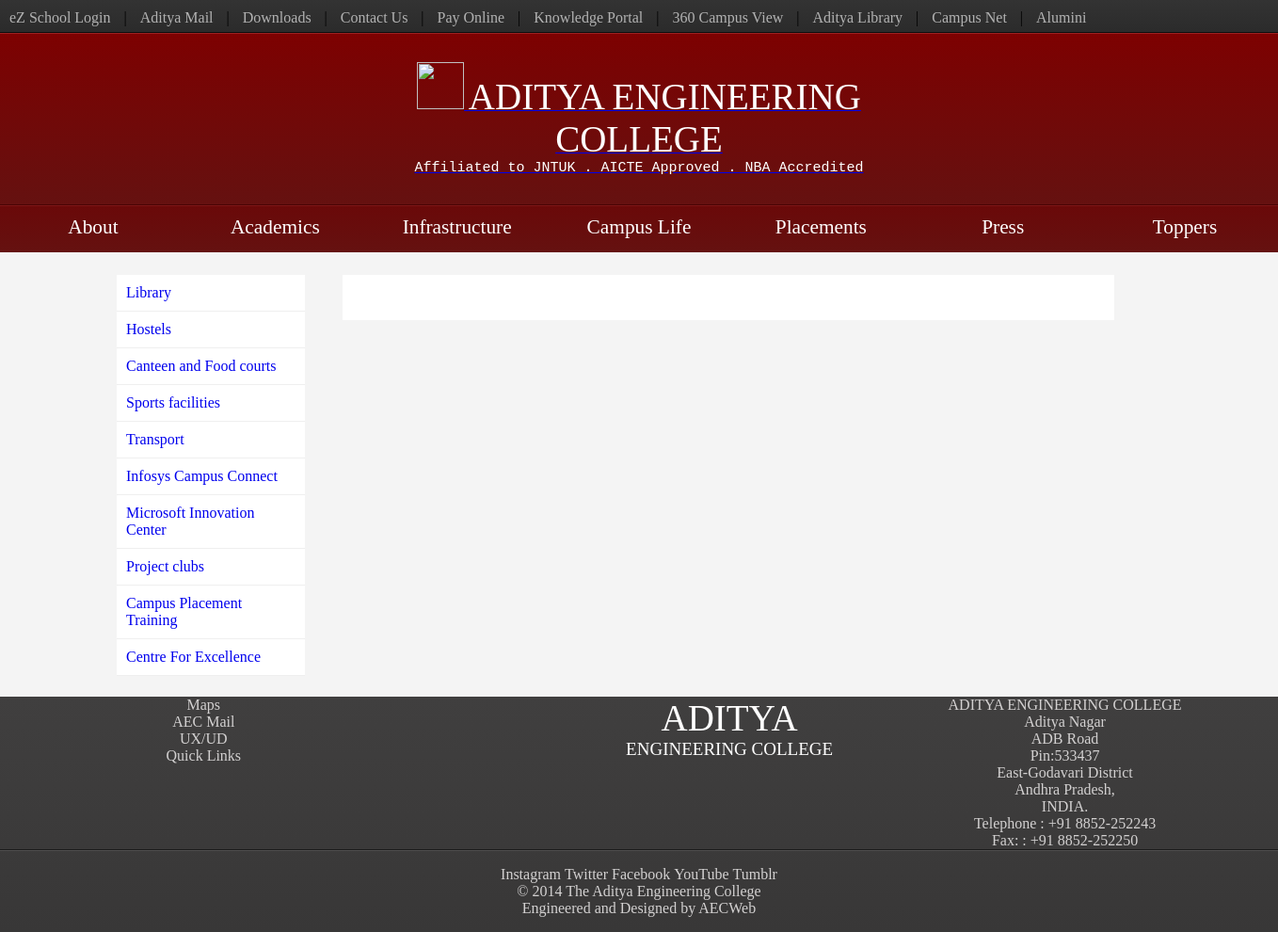
/infrastructure, run on the app's committed database.
### infrastructure/models.py (models this page shows, shortened)
class InfrastructureInfo(models.Model):
    title = models.CharField(max_length=100)
    detail = models.TextField()
    class Meta:
        verbose_name_plural = "Infrastructural Update"

### infrastructure/views.py (the view)
# urls.py: url(r'^/infrastructure/(?P<infrastructure_id>[0-9]+)/$','infrastructure.views.idetail', name='idetail'),
def infrastructure(request):
    infrastructure = InfrastructureInfo.objects.all()
    return render(request,'infrastructure.html',{'infrastructure': infrastructure,})

### templates/infrastructure.html (shortened to what this page needs)
{% extends "base.html" %}
{% load staticfiles %}
{% block content %}
<div class=clearfix>
    <div class="nav-menu-div">
        <ul>
            {% for infrastructure in infrastructure %}
            <li class="nav-menu-li"><a href="{% url 'idetail' infrastructure.id %}">{{ infrastructure.title }}</a></li>
            {% endfor %}
        </ul>
    </div>
    <div class="nav-detail">
    </div>
</div>
{% endblock content %}

### aec/static/css/core.css (style rules this page uses)
body { font-family:ebgaramond; background:#f4f4f4; }
.clearfix { clear:both; }
.clearfix:after { content: "."; visibility: hidden; display: block; height: 0; clear: both; }
.nav-menu-div { display:inline-block; float:left; width:200px; background:#FFFFFF; }
.nav-menu-li { text-decoration:none; padding:10px; border-bottom:1px solid #EFEFEF; }
ul { list-style-type: none; padding:0px; margin-top:0px; margin-bottom:0px; }
.nav-detail { margin-left:240px; width:820px; padding:16px; background:#FFFFFF; margin-top: 24px; margin-bottom:400px; }
.nav-menu-div a { text-shadow: 0px 1px 0px #FFF; text-decoration:none; }
*, *:after, *:before { -webkit-box-sizing: border-box; -moz-box-sizing: border-box; box-sizing: border-box; }

### data on the page
InfrastructureInfo: title "Library"
InfrastructureInfo: title "Hostels"
InfrastructureInfo: title "Canteen and Food courts"
InfrastructureInfo: title "Sports facilities"
InfrastructureInfo: title "Transport"
InfrastructureInfo: title "Infosys Campus Connect"
InfrastructureInfo: title "Microsoft Innovation Center"
InfrastructureInfo: title "Project clubs"
InfrastructureInfo: title "Campus Placement Training"
InfrastructureInfo: title "Centre For Excellence"
